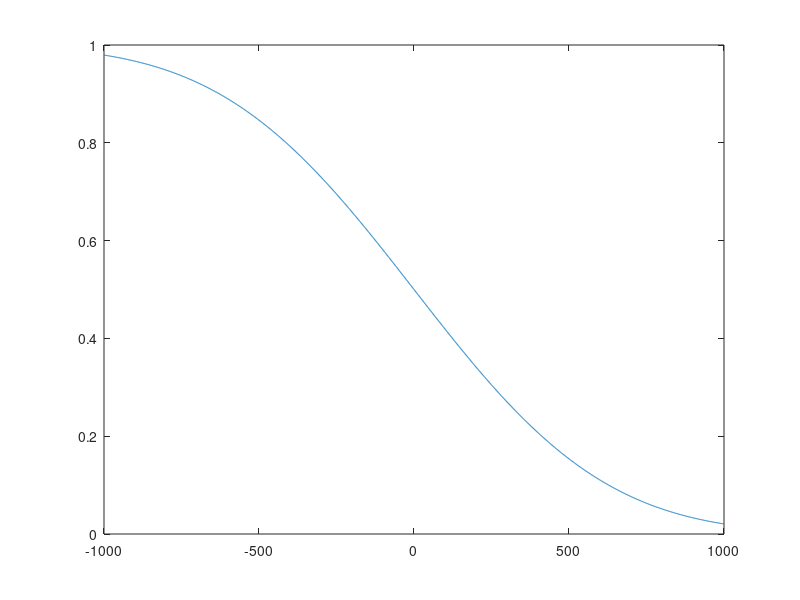

The MATLAB script that drew this image:

% Smax = 32;
% Smin = 4;
% So = Smax-Smin;
% Kx = 400;
% t = 400;
% xc = -4000;
% x = -10000:10000;
% 
% S = (So/2)*(1+erf((x-xc)/sqrt(4*Kx*t))) + Smin;
% plot(x,S), hold all
% 
% S = S+ rand(size(S))-rand(size(S));
% plot(x,S,'.')
% % lhse = 
% 
% S = (So/2)*(1+erf((x-xc)/sqrt(4*Kx*t))) + Smin;
% plot(x,S), hold all



smaxstar = 1;
t = 400;
x = -1000:1000;
xc = 0;
Kx = 300;
sstar = (smaxstar/2)*(1-erf((x-xc)/(sqrt(4*Kx*t))));
plot(x,sstar), hold all

